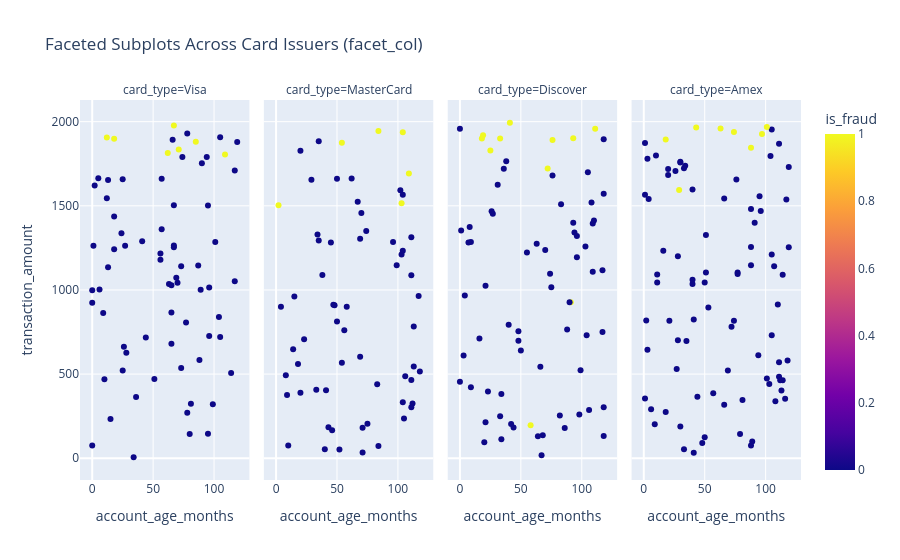

Notebook cell for this chart:
### Markdown cell above
## 🔹 Faceted Subplots: `facet_col` and `facet_row`

### 1. What is this?
`facet_col` splits your chart into multiple subplots across horizontal columns based on a categorical variable.

### 2. Why do we use it?
Compare groups side-by-side without writing complex subplot loops.

### 3. Syntax & Parameters
```python
fig = px.scatter(df, x='age', y='amount', facet_col='card_type')
```

### Code cell
fig = px.scatter(df.head(300), x='account_age_months', y='transaction_amount', color='is_fraud', facet_col='card_type', title='Faceted Subplots Across Card Issuers (facet_col)')
fig.show()

### Figure 1 — Plotly figure (JSON) as saved in the notebook; plotly's stock layout.template omitted (floating-point values rounded to 4 significant figures)
{"data": [{"hovertemplate": "card_type=Visa<br>account_age_months=%{x}<br>transaction_amount=%{y}<br>is_fraud=%{marker.color}<extra></extra>", "legendgroup": "", "marker": {"color": [0, 0, 0, 0, 1, 0, 0, 0, 0, 0, 0, 0, 0, 0, 0, 0, 0, 0, 0, 0, 0, 0, 0, 0, 0, 0, 0, 0, 0, 0, 0, 1, 0, 0, 0, 1, 1, 0, 1, 0, 0, 1, 0, 0, 0, 0, 0, 0, 0, 0, 0, 0, 0, 0, 0, 0, 0, 0, 0, 0, 1, 0, 0, 0, 0, 0, 0, 0, 0, 0, 0, 0, 0], "coloraxis": "coloraxis", "symbol": "circle"}, "mode": "markers", "name": "", "orientation": "v", "showlegend": false, "x": [56, 67, 36, 65, 109, 87, 99, 114, 96, 57, 94, 90, 70, 77, 119, 28, 25, 12, 13, 2, 24, 104, 44, 69, 0, 80, 6, 74, 26, 18, 65, 18, 73, 95, 18, 85, 62, 27, 71, 67, 41, 67, 9, 25, 56, 10, 88, 78, 63, 15, 65, 96, 73, 78, 66, 1, 95, 34, 57, 13, 12, 101, 5, 0, 51, 117, 67, 89, 81, 105, 105, 117, 0], "xaxis": "x", "y": [1216.0, 1264.0, 363.5, 679.9, 1805.0, 1145.0, 320.6, 507.1, 726.1, 1361.0, 1790.0, 1753.0, 1042.0, 806.3, 1879.0, 627.2, 521.4, 1544.0, 1134.0, 1620.0, 1336.0, 838.8, 717.8, 1072.0, 75.02, 144.3, 1002.0, 1790.0, 662.9, 1243.0, 865.5, 1898.0, 536.5, 1501.0, 1436.0, 1881.0, 1814.0, 1263.0, 1835.0, 1254.0, 1290.0, 1977.0, 863.3, 1658.0, 1180.0, 469.2, 583.9, 1930.0, 1035.0, 233.7, 1028.0, 1015.0, 1141.0, 269.8, 1893.0, 1263.0, 145.1, 5.9, 1661.0, 1654.0, 1906.0, 1286.0, 1664.0, 923.2, 470.2, 1051.0, 1504.0, 1002.0, 324.2, 1908.0, 720.0, 1710.0, 998.0], "yaxis": "y", "type": "scatter"}, {"hovertemplate": "card_type=MasterCard<br>account_age_months=%{x}<br>transaction_amount=%{y}<br>is_fraud=%{marker.color}<extra></extra>", "legendgroup": "", "marker": {"color": [0, 0, 0, 0, 0, 0, 0, 0, 0, 1, 0, 0, 0, 0, 0, 0, 0, 0, 0, 0, 0, 1, 0, 0, 0, 0, 0, 0, 0, 0, 0, 0, 0, 0, 0, 0, 0, 1, 0, 0, 0, 0, 0, 0, 0, 0, 0, 1, 1, 0, 1, 0, 0, 0, 0, 0, 0, 0, 0, 0, 0, 0, 0, 0], "coloraxis": "coloraxis", "symbol": "circle"}, "mode": "markers", "name": "", "orientation": "v", "showlegend": false, "x": [112, 96, 18, 54, 62, 4, 50, 113, 69, 84, 52, 14, 48, 99, 74, 105, 35, 117, 111, 71, 84, 104, 104, 9, 67, 43, 38, 75, 56, 23, 47, 20, 71, 70, 45, 15, 102, 109, 111, 104, 33, 40, 35, 83, 111, 50, 8, 103, 2, 34, 54, 111, 41, 113, 69, 104, 106, 46, 103, 58, 10, 29, 118, 20], "xaxis": "x2", "y": [325.0, 1285.0, 559.9, 567.7, 1662.0, 900.9, 1661.0, 783.5, 1304.0, 1945.0, 51.76, 646.9, 908.9, 1147.0, 1350.0, 235.8, 1884.0, 964.2, 1088.0, 34.86, 73.44, 1938.0, 332.6, 375.4, 1525.0, 184.1, 1090.0, 205.5, 760.4, 707.7, 911.5, 389.2, 181.6, 1458.0, 1282.0, 961.2, 1592.0, 1691.0, 1313.0, 1234.0, 407.3, 53.41, 1294.0, 440.2, 302.8, 812.9, 493.0, 1516.0, 1504.0, 1330.0, 1875.0, 465.6, 403.9, 545.8, 602.8, 1565.0, 486.9, 165.6, 1210.0, 900.7, 75.08, 1654.0, 515.4, 1827.0], "yaxis": "y2", "type": "scatter"}, {"hovertemplate": "card_type=Discover<br>account_age_months=%{x}<br>transaction_amount=%{y}<br>is_fraud=%{marker.color}<extra></extra>", "legendgroup": "", "marker": {"color": [0, 0, 1, 0, 0, 0, 0, 0, 0, 0, 0, 0, 0, 0, 0, 0, 0, 0, 0, 0, 0, 0, 0, 0, 1, 0, 0, 0, 0, 0, 1, 0, 0, 0, 1, 0, 0, 0, 0, 0, 0, 0, 1, 0, 0, 0, 0, 0, 0, 0, 0, 1, 0, 0, 0, 0, 0, 0, 1, 0, 1, 1, 0, 0, 0, 0, 1, 1, 0, 0, 0, 0, 0, 0], "coloraxis": "coloraxis", "symbol": "circle"}, "mode": "markers", "name": "", "orientation": "v", "showlegend": false, "x": [68, 3, 91, 67, 88, 33, 1, 70, 27, 109, 83, 9, 21, 105, 117, 9, 98, 76, 93, 118, 118, 75, 34, 48, 72, 44, 7, 74, 108, 104, 25, 99, 40, 118, 18, 82, 34, 90, 31, 106, 94, 50, 76, 117, 38, 118, 21, 96, 109, 96, 26, 111, 4, 48, 0, 16, 55, 110, 58, 42, 19, 41, 8, 86, 20, 64, 93, 33, 66, 36, 0, 23, 63, 103], "xaxis": "x3", "y": [136.7, 609.8, 927.5, 18.19, 765.4, 249.3, 1353.0, 1237.0, 1454.0, 1395.0, 1509.0, 422.0, 1024.0, 1699.0, 1117.0, 1285.0, 260.7, 1681.0, 1399.0, 131.7, 1571.0, 1016.0, 112.4, 698.3, 1722.0, 182.0, 1283.0, 1096.0, 1519.0, 731.1, 1828.0, 522.8, 792.5, 303.3, 1900.0, 253.3, 381.8, 927.0, 1625.0, 286.6, 1341.0, 640.2, 1892.0, 750.7, 1766.0, 1896.0, 214.0, 1321.0, 1108.0, 1195.0, 1467.0, 1958.0, 967.6, 755.0, 454.0, 710.8, 1223.0, 1413.0, 195.9, 203.1, 1920.0, 1994.0, 1375.0, 180.4, 94.78, 130.7, 1902.0, 1899.0, 543.7, 1720.0, 1958.0, 396.2, 1274.0, 1258.0], "yaxis": "y3", "type": "scatter"}, {"hovertemplate": "card_type=Amex<br>account_age_months=%{x}<br>transaction_amount=%{y}<br>is_fraud=%{marker.color}<extra></extra>", "legendgroup": "", "marker": {"color": [0, 0, 0, 0, 0, 1, 0, 0, 0, 0, 0, 1, 0, 0, 0, 0, 0, 0, 0, 0, 1, 0, 0, 0, 0, 0, 0, 0, 0, 0, 0, 0, 0, 0, 0, 0, 0, 0, 0, 0, 0, 0, 0, 0, 0, 0, 0, 0, 0, 0, 0, 0, 0, 1, 0, 0, 1, 0, 0, 0, 0, 0, 1, 0, 0, 1, 0, 0, 0, 0, 0, 0, 0, 0, 0, 0, 0, 0, 0, 1, 0, 0, 0, 0, 0, 0, 0, 0, 0], "coloraxis": "coloraxis", "symbol": "circle"}, "mode": "markers", "name": "", "orientation": "v", "showlegend": false, "x": [50, 72, 110, 74, 1, 18, 119, 2, 28, 111, 95, 29, 53, 111, 40, 108, 41, 105, 40, 88, 63, 10, 3, 57, 88, 33, 26, 1, 27, 111, 88, 114, 20, 104, 96, 9, 88, 51, 28, 48, 77, 30, 77, 41, 4, 81, 112, 18, 40, 20, 11, 34, 117, 43, 11, 118, 88, 89, 21, 33, 79, 16, 101, 91, 44, 97, 101, 1, 35, 105, 30, 107, 119, 94, 6, 113, 51, 69, 105, 74, 3, 103, 114, 116, 66, 66, 50, 76, 30], "xaxis": "x4", "y": [124.2, 781.6, 913.7, 816.4, 354.7, 1894.0, 1254.0, 819.0, 701.8, 1869.0, 1557.0, 1594.0, 895.1, 570.0, 1597.0, 338.7, 33.01, 1953.0, 1060.0, 1482.0, 1959.0, 1798.0, 1780.0, 385.6, 1147.0, 53.98, 1708.0, 1874.0, 530.8, 483.9, 76.41, 464.1, 1719.0, 1797.0, 1470.0, 201.4, 1255.0, 1103.0, 1200.0, 90.61, 1103.0, 188.0, 1095.0, 824.7, 1541.0, 345.6, 464.0, 274.1, 1036.0, 1683.0, 1044.0, 1738.0, 1538.0, 1965.0, 1092.0, 580.9, 1845.0, 99.48, 817.4, 1723.0, 144.1, 1232.0, 1969.0, 1399.0, 365.4, 1927.0, 473.3, 1566.0, 696.1, 1211.0, 1761.0, 1141.0, 1730.0, 612.7, 291.7, 402.2, 1326.0, 521.8, 731.3, 1938.0, 644.7, 440.7, 1090.0, 354.1, 1544.0, 318.3, 1045.0, 1656.0, 1758.0], "yaxis": "y4", "type": "scatter"}], "layout": {"xaxis": {"anchor": "y", "domain": [0.0, 0.235], "title": {"text": "account_age_months"}}, "yaxis": {"anchor": "x", "domain": [0.0, 1.0], "title": {"text": "transaction_amount"}}, "xaxis2": {"anchor": "y2", "domain": [0.255, 0.49], "matches": "x", "title": {"text": "account_age_months"}}, "yaxis2": {"anchor": "x2", "domain": [0.0, 1.0], "matches": "y", "showticklabels": false}, "xaxis3": {"anchor": "y3", "domain": [0.51, 0.745], "matches": "x", "title": {"text": "account_age_months"}}, "yaxis3": {"anchor": "x3", "domain": [0.0, 1.0], "matches": "y", "showticklabels": false}, "xaxis4": {"anchor": "y4", "domain": [0.765, 1.0], "matches": "x", "title": {"text": "account_age_months"}}, "yaxis4": {"anchor": "x4", "domain": [0.0, 1.0], "matches": "y", "showticklabels": false}, "annotations": [{"font": {}, "showarrow": false, "text": "card_type=Visa", "x": 0.1175, "xanchor": "center", "xref": "paper", "y": 1.0, "yanchor": "bottom", "yref": "paper"}, {"font": {}, "showarrow": false, "text": "card_type=MasterCard", "x": 0.3725, "xanchor": "center", "xref": "paper", "y": 1.0, "yanchor": "bottom", "yref": "paper"}, {"font": {}, "showarrow": false, "text": "card_type=Discover", "x": 0.6275, "xanchor": "center", "xref": "paper", "y": 1.0, "yanchor": "bottom", "yref": "paper"}, {"font": {}, "showarrow": false, "text": "card_type=Amex", "x": 0.8825, "xanchor": "center", "xref": "paper", "y": 1.0, "yanchor": "bottom", "yref": "paper"}], "coloraxis": {"colorbar": {"title": {"text": "is_fraud"}}, "colorscale": [[0.0, "#0d0887"], [0.1111, "#46039f"], [0.2222, "#7201a8"], [0.3333, "#9c179e"], [0.4444, "#bd3786"], [0.5556, "#d8576b"], [0.6667, "#ed7953"], [0.7778, "#fb9f3a"], [0.8889, "#fdca26"], [1.0, "#f0f921"]]}, "legend": {"tracegroupgap": 0}, "title": {"text": "Faceted Subplots Across Card Issuers (facet_col)"}}}
